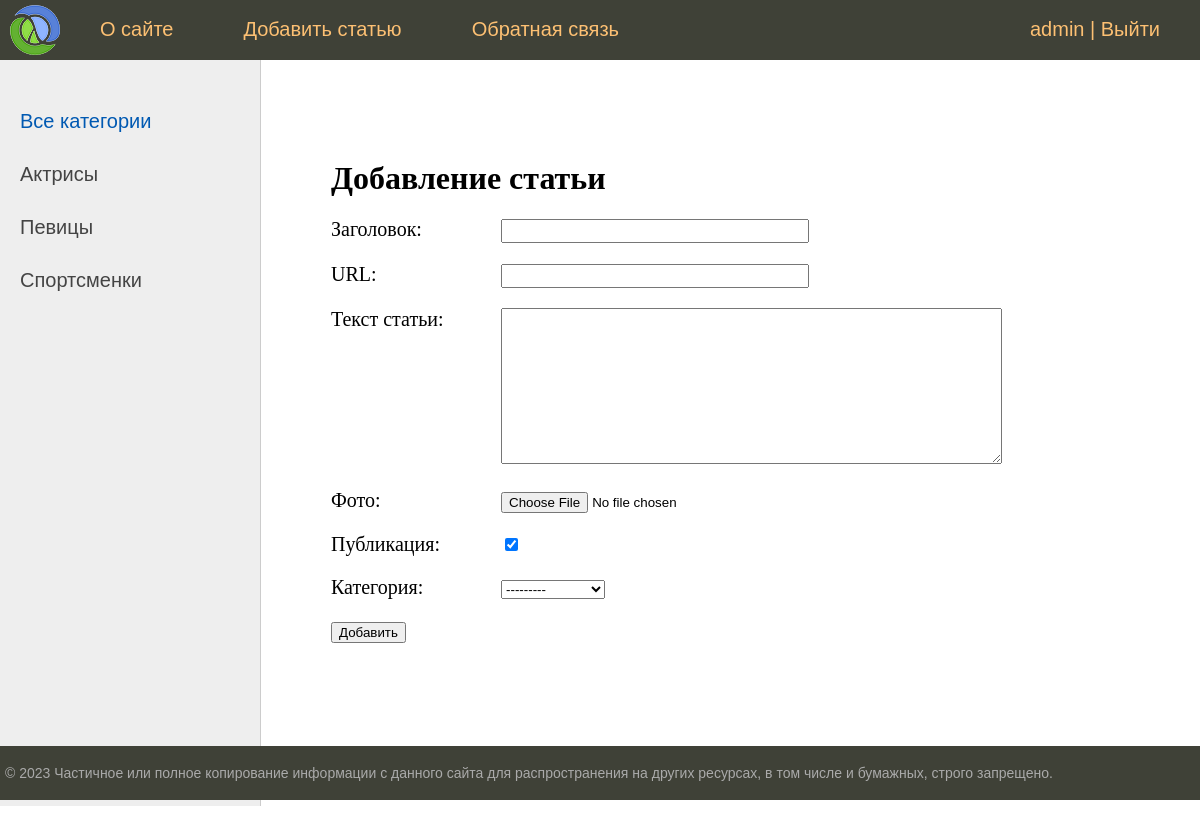
Screenshot of /add_page/ (signed in) with the database file from the repository.
### women/models.py (models this page shows)
class Category(models.Model):
    name = models.CharField(max_length=100, db_index=True, verbose_name='Категория')
    slug = models.SlugField(max_length=255, unique=True, db_index=True, verbose_name='URL')
    def __str__(self):
        return self.name
    def get_absolute_url(self):
        return reverse('category', kwargs={'cat_slug': self.slug})
    class Meta:
        verbose_name = 'Категория'
        verbose_name_plural = 'Категории'
        ordering = ['id']

### women/views.py (the view)
# urls.py: path('add_page/', AddPage.as_view(), name='add_page'),
class AddPage(LoginRequiredMixin, DataMixin, CreateView):
    form_class = AddPostForm
    template_name = 'women/addpage.html'
    success_url = reverse_lazy('home')      # В случае успеха отправляет на 'home'
    login_url = reverse_lazy('home')        # Перенаправляет неавторизованных на 'home'
    raise_exception = True                  # Генерировать 403 для неавторизованных
    def get_context_data(self, *, object_list=None, **kwargs):
        context = super().get_context_data(**kwargs)
        c_def = self.get_user_context(title='Добавление статьи')     # Из .utils.DataMixin
        return dict(list(context.items()) + list(c_def.items()))

### women/forms.py (shortened to what this page needs)
class AddPostForm(forms.ModelForm):
    class Meta:
        model = Women
        fields = ['title', 'slug', 'content', 'photo', 'is_published', 'cat']
        widgets = {
            'title': forms.TextInput(attrs={'class': 'form-input'}),
            'slug': forms.TextInput(attrs={'class': 'form-input'}),
            'content': forms.Textarea(attrs={'cols': 60, 'rows': 10}),
        }

### women/utils.py (called while the page is built)
    def get_user_context(self, **kwargs):
        context = kwargs
        cats = cache.get('cats')
        if not cats:
            cats = Category.objects.annotate(Count('women'))    # Метод annotate() Добавляет дополнительные атрибуты, в данном случае - annotate(count()) количество постов, связанных с рубрикой
            cache.set('cats', cats, 60)
        user_menu = menu.copy()         # скрывает "Добавить статью" для неавторизованных
        if not self.request.user.is_authenticated:
            user_menu.pop(1)
        context['menu'] = user_menu
        context['cats'] = cats
        if 'cat_selected' not in context:
            context['cat_selected'] = 0
        return context

### women/templates/women/addpage.html (shortened to what this page needs)
{% extends 'women/base.html' %}
{% block content %}
<h1>{{ title }}</h1>
    <form action="{% url 'add_page' %}" method="post" enctype="multipart/form-data">
        {% for f in form %}
        <p><label class="form-label" for="{{ f.id_for_label }}"> {{ f.label }}: </label>{{ f }}</p>
        {% endfor %}
        <button type="submit"> Добавить </button>
    </form>
{% endblock %}

### women/templates/women/base.html (shortened to what this page needs)
{% load static %}
{% load women_tags %}
<!DOCTYPE html>
<html>
<head>
	<link type="text/css" href="{% static 'women/css/styles.css' %}" rel="stylesheet" />
</head>
<body>
<table class="table-page" border=0 cellpadding="0" cellspacing="0">
<tr><td valign=top>
{% block mainmenu %}
		<div class="header">
			<ul id="mainmenu" class="mainmenu">
			<li class="logo"><a href="{% url 'home' %}"><div class="logo"></div></a></li>
{% for m in menu %}
			<li><a href="{% url m.url_name %}">{{m.title}}</a></li>
{% endfor %}
            {% if request.user.is_authenticated %}
                <li class="last"> {{ user.username }} | <a href="{% url 'logout' %}">Выйти</a></li>
            {% else %}
                <li class="last"><a href="{% url 'register' %}">Регистрация</a> | <a href="{% url 'login' %}">Войти</a></li>
            {% endif %}
			</ul>
		</div>
{% endblock mainmenu %}
<table class="table-content" border=0 cellpadding="0" cellspacing="0">
<tr>
	<td valign="top" class="left-chapters">
	<ul id="leftchapters">
        {% if cat_selected == 0 %}
			<li class="selected"> Все категории </li>
		{% else  %}
			<li><a href="{% url 'home' %}"> Все категории </a></li>
		{% endif %}
    {% for c in cats %}
        {% if c.women__count > 0 %}
            {% if c.pk == cat_selected %}
                <li class="selected"> {{ c.name }} </li>
            {% else %}
                <li><a href="{{ c.get_absolute_url }}">{{ c.name }}</a></li>
            {% endif %}
        {% endif %}
    {% endfor %}
	</ul>
</td>
<td valign="top" class="content">
<div class="content-text">
{% block content %}
{% endblock %}
</div>
</td></tr></table>
</td></tr>
<tr><td valign=top>
	<div id="footer">
		<p>&copy; 2023 Частичное или полное копирование информации с данного сайта для распространения на других ресурсах, в том числе и бумажных, строго запрещено.</p>
	</div>
</td></tr></table>
</body>
</html>

### women/static/women/css/styles.css (style rules this page uses)
html, body { font-family: 'Arial'; margin: 0; padding: 0; height: 100%; width: 100%; color: #444; }
a { color: #0059b2; text-decoration: none; }
.table-page { width: 100%; height: 100%; vertical-align: top; }
.table-page tr { height: 100%; }
.header { background: #3F4137; height: 60px; }
.logo { background: url('../images/logo.png') no-repeat 10px 5px; width: 70px; height: 60px; }
ul.mainmenu { list-style: none; margin: 0; padding: 0; height: 60px; color: #fdc073; font-size: 20px; overflow: hidden; }
ul.mainmenu li { float: left; margin: 18px 40px 0 30px; }
ul.mainmenu li.logo { margin: 0; }
ul.mainmenu li.last { float: right; }
ul.mainmenu li a { color: #fdc073; text-decoration: none; }
.table-content { width: 100%; min-height: 100%; height: 100%; }
.left-chapters { margin: 0; background: #eee; border-right: 1px solid #ccc; min-height: 100%; }
.left-chapters ul { width: 230px; min-height: 100%; margin: 0; padding: 20px 10px 10px 20px; list-style: none; font-size: 20px; }
.left-chapters ul li { margin: 30px 0 0 0; color: #999; }
.left-chapters ul li.selected { color: #0059b2; }
.left-chapters ul li a { color: #444; text-decoration: none; }
.content { padding: 40px 20px 20px 40px; width: 100%; box-sizing: border-box; }
.content-text { margin: 60px 0 0 30px; color: #000; font-size: 20px; font-family: Yandex Sans Display Light; }
.content-text h1 { font-size: 32px; }
#footer { box-sizing: border-box; background: #3F4137; padding: 5px; color: #aaa; font-size: 14px; font-family: Verdana, Geneva, Arial, Helvetica; text-align: left; overflow: hidden; }
.form-input { width: 300px; font-size: 16px; }
.form-label { display: inline-block; min-width: 170px; vertical-align: top; }

### rows the page displays
Category: name "Актрисы"
Category: name "Певицы"
Category: name "Спортсменки"

### other values shown
{{ m.title }} "О сайте" "Добавить статью" "Обратная связь"
{{ user.username }} "admin"
{{ title }} "Добавление статьи"
{{ f.label }} "Заголовок" "URL" "Текст статьи" "Фото" "Публикация" "Категория"
